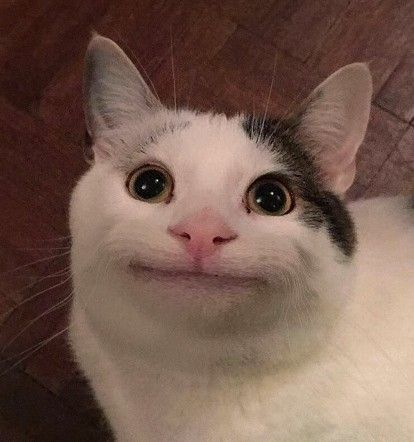
#> input picture cat.jpg, 414 x 442 px
$ python '9 zadanie.py'
#> lines starting #> are read from the running program, lines starting #| are printed output that depends on the picture
#Задание 9.1)
from PIL import Image

def task_9_1(image_path):
    #открываем картинкку
#> called with image_path = 'cat.jpg'
    img = Image.open(image_path)
#> img is the input picture: PIL image 414x442 RGB; mean R, G, B 118.3, 91.4, 79.6

    #получаем информацию
    width, height = img.size
#> width = 414; height = 442
    format_img = img.format
#> format_img = 'JPEG'
    mode = img.mode
#> mode = 'RGB'

    #вывод картинки на экран
    img.show()

    print(f"Размер: {width} x {height} пикселей")
#| Размер: 414 x 442 пикселей
    print(f"Формат: {format_img}")
#| Формат: JPEG
    print(f"Цветовая модель: {mode}")
#| Цветовая модель: RGB


task_9_1("cat.jpg")

#Задание 9.2)
from PIL import Image

def task_9_2(image_path):
#> called with image_path = 'cat.jpg'
    img = Image.open(image_path)

    new_size = (img.width // 3, img.height // 3)
#> new_size = (138, 147)
    img_resized = img.resize(new_size, Image.Resampling.LANCZOS)
    img_resized.save("small_image.jpg")
    print("Уменьшенное изображение сохранено как small_image.jpg")

    img_mirror_horizontal = img.transpose(Image.Transpose.FLIP_LEFT_RIGHT)
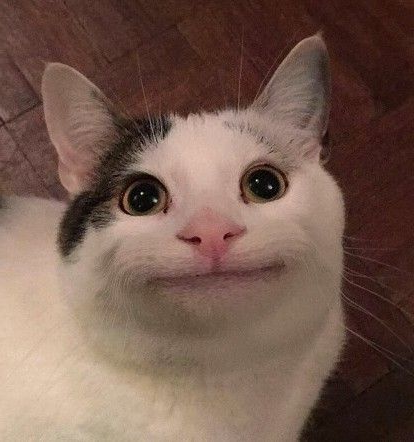
#> img_mirror_horizontal: PIL image 414x442 RGB; mean R, G, B 118.3, 91.4, 79.6
    img_mirror_horizontal.save("mirror_horizontal.jpg")
    print("Горизонтальное отражение сохранено как mirror_horizontal.jpg")

    img_mirror_vertical = img.transpose(Image.Transpose.FLIP_TOP_BOTTOM)
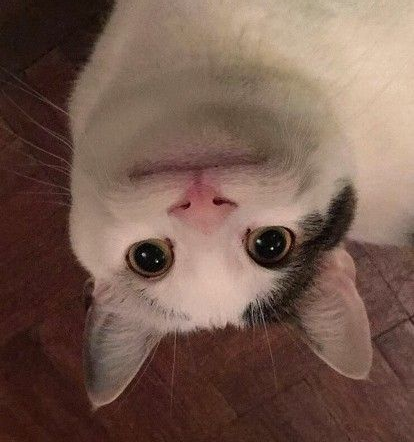
#> img_mirror_vertical: PIL image 414x442 RGB; mean R, G, B 118.3, 91.4, 79.6
    img_mirror_vertical.save("mirror_vertical.jpg")
    print("Вертикальное отражение сохранено как mirror_vertical.jpg")

task_9_2("cat.jpg")

#Задание 9.3)
from PIL import Image, ImageFilter
import os

def task_9_3():
    #создание новой папки для обработанных картинок
    output_folder = "filtered_images"
    os.makedirs(output_folder, exist_ok=True)

    #обработка 5 картинок
    for i in range(1, 6):
        input_filename = f"{i}.jpg"
        output_filename = f"emboss_{i}.jpg"
        output_path = os.path.join(output_folder, output_filename)

        #Проверяем, существует ли файл
        if os.path.exists(input_filename):
            img = Image.open(input_filename)
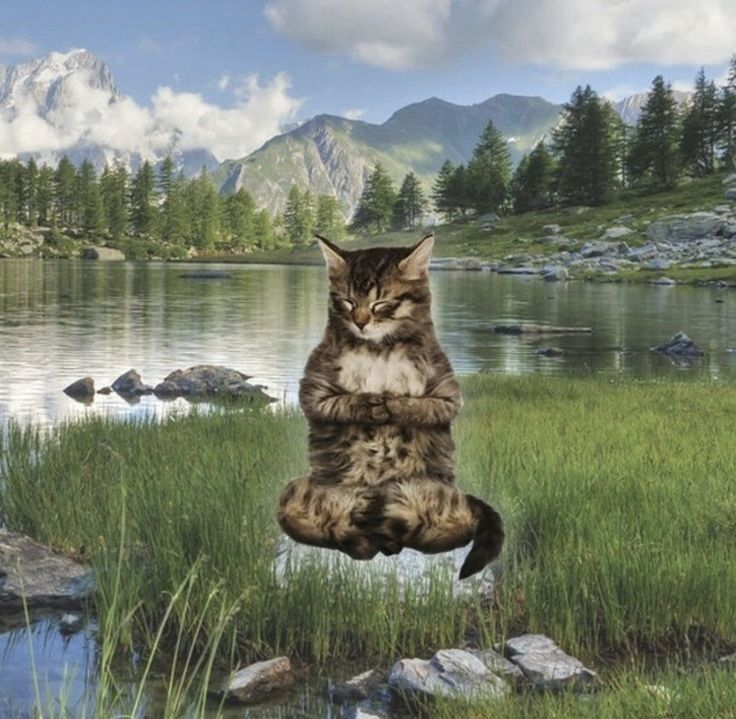
#> input picture 1.jpg, 736 x 719 px
#> img is the input picture: PIL image 736x719 RGB; mean R, G, B 118.8, 125.7, 110.1

            #применяем фильтр "Тиснение" (3D эффект)
            img_filtered = img.filter(ImageFilter.EMBOSS)
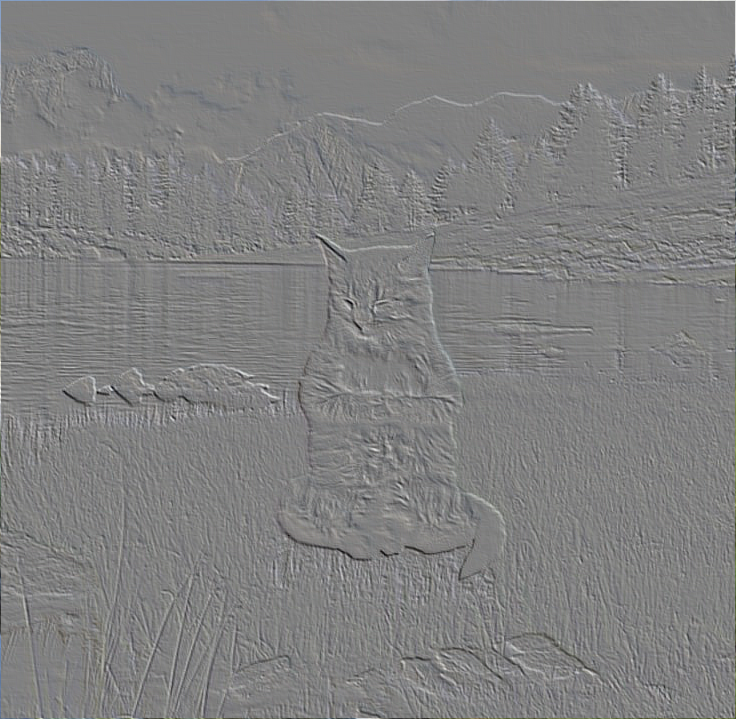
#> img_filtered: PIL image 736x719 RGB; mean R, G, B 128.1, 128.1, 128.1

            #Сохраняем в новую папку
            img_filtered.save(output_path)
            print(f"Обработано: {input_filename} -> {output_path}")
        else:
            print(f"Файл {input_filename} не найден!")
#> pass 2 of the loop in task_9_3, `for i in range(1, 6):`:
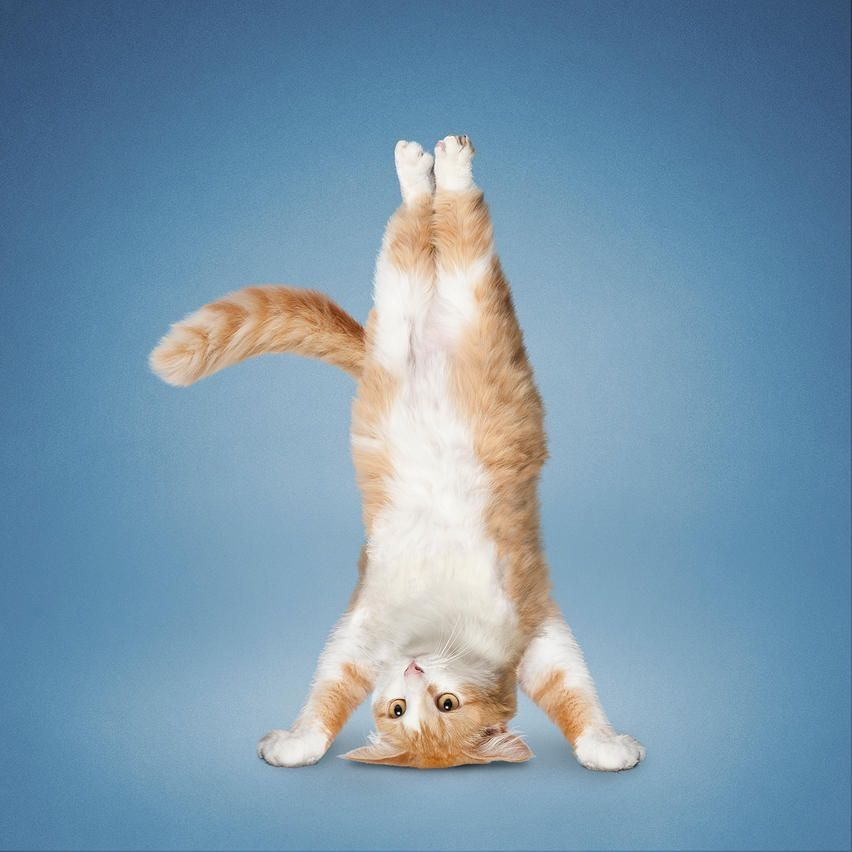
#> input picture 2.jpg, 852 x 852 px
#> in task_9_3, img is the input picture: PIL image 852x852 RGB; mean R, G, B 121.4, 151.4, 172.7
#> in task_9_3, `img_filtered = img.filter(ImageFilter.EMBOSS)`:
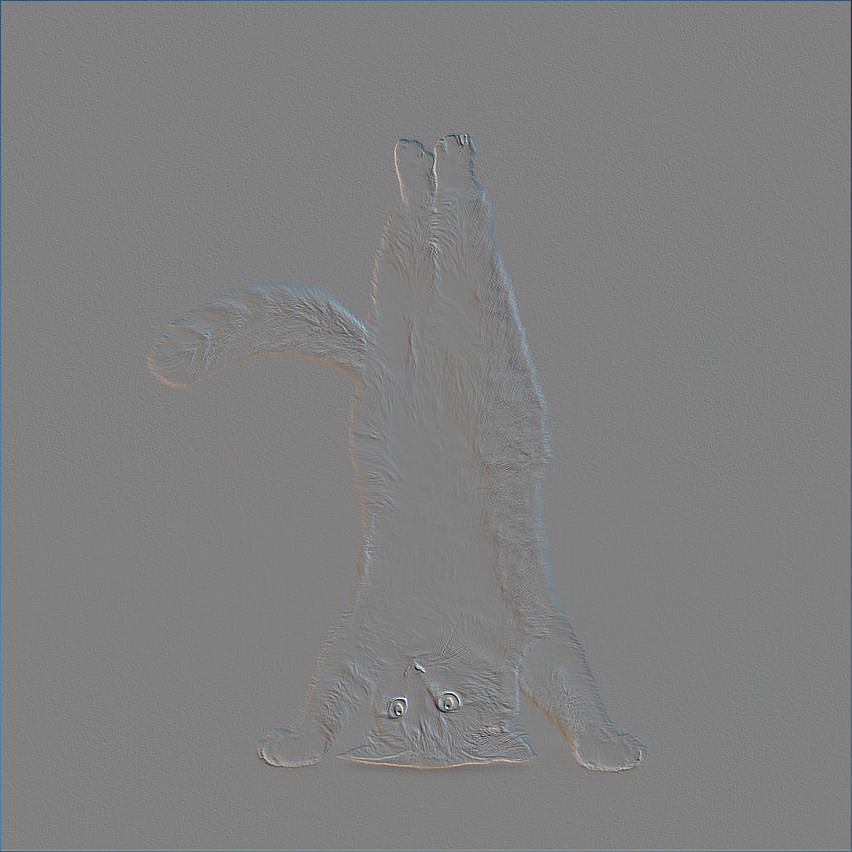
#> img_filtered: PIL image 852x852 RGB; mean R, G, B 127.7, 127.9, 128

task_9_3()

#Задание 9.4)
from PIL import Image, ImageDraw, ImageFont
import os


def add_watermark_single(input_path, output_path, text="Watermark", opacity=120):

    #Открываем изображение
#> called with input_path = '1.jpg', output_path = 'watermarked/watermarked_1.jpg', text = 'Funny Photo', opacity = 120
    img = Image.open(input_path).convert("RGBA")
#> img: PIL image 736x719 RGBA

    #Создаем прозрачный слой для водяного знака
    watermark_layer = Image.new("RGBA", img.size, (0, 0, 0, 0))
#> watermark_layer: PIL image 736x719 RGBA; every value is 0
    draw = ImageDraw.Draw(watermark_layer)

    #Пытаемся загрузить шрифт
    try:
        font = ImageFont.truetype("arial.ttf", 50)
    except:
        try:
            font = ImageFont.truetype("C:/Windows/Fonts/arial.ttf", 50)
        except:
            font = ImageFont.load_default()
            print("Используется стандартный шрифт")

    #Вычисляем размер текста
    bbox = draw.textbbox((0, 0), text, font=font)
#> bbox = (0, 9, 309, 57)
    text_width = bbox[2] - bbox[0]
#> text_width = 309
    text_height = bbox[3] - bbox[1]
#> text_height = 48

    #Позиция (нижний правый угол)
    margin = 20
    position = (img.width - text_width - margin, img.height - text_height - margin)
#> position = (407, 651)

    #Рисуем текст
    draw.text(position, text, fill=(255, 255, 255, opacity), font=font)

    #Объединяем слои
    watermarked = Image.alpha_composite(img, watermark_layer)
    watermarked = watermarked.convert("RGB")
#> watermarked: PIL image 736x719 RGB
    watermarked.save(output_path)
    print(f"Водяной знак добавлен: {output_path}")


def task_9_4_multiple():

    #Создаём папку для результатов
    output_folder = "watermarked"
    os.makedirs(output_folder, exist_ok=True)

    #Обрабатываем 5 картинок
    for i in range(1, 6):
        input_path = f"{i}.jpg"
        output_path = os.path.join(output_folder, f"watermarked_{i}.jpg")

        if os.path.exists(input_path):
            add_watermark_single(input_path, output_path, "Funny Photo", 120)
        else:
            print(f"Файл {input_path} не найден!")
#> pass 2 of the loop in task_9_4_multiple, `for i in range(1, 6):`:
#> img: PIL image 852x852 RGBA
#> watermark_layer: PIL image 852x852 RGBA; every value is 0

task_9_4_multiple()
